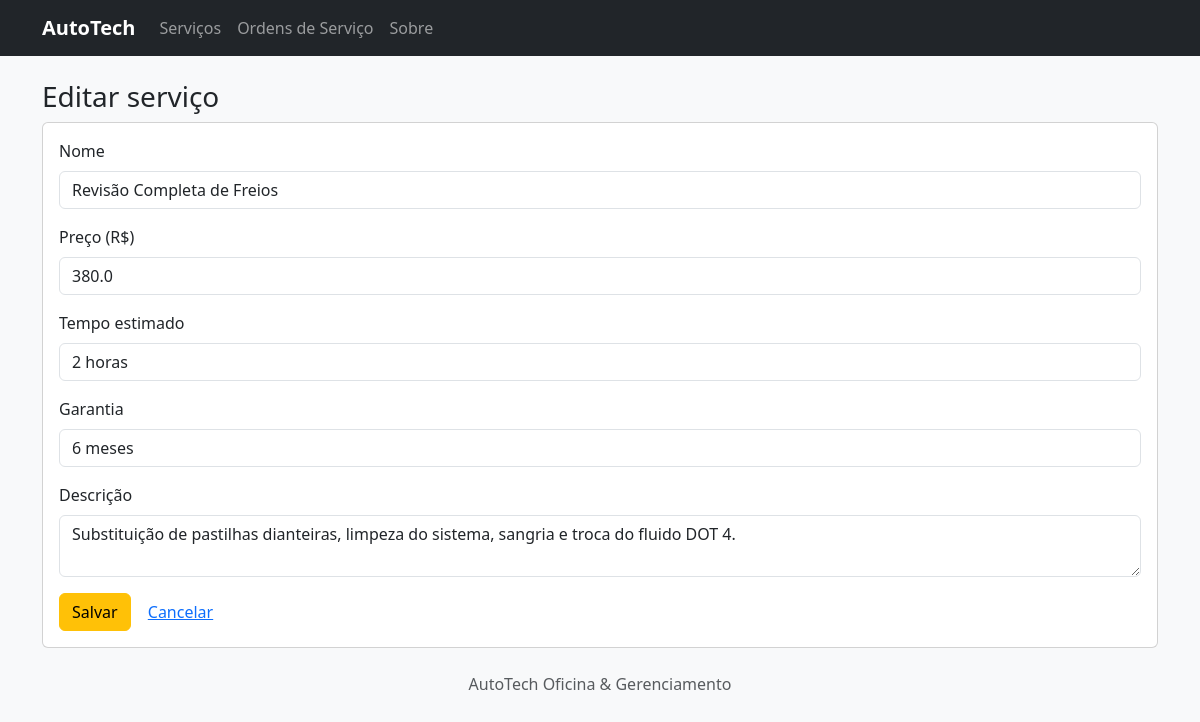
The page /servico/1/editar on the database its author committed.
### tables this page shows
CREATE TABLE servicos (
    id        INTEGER PRIMARY KEY AUTOINCREMENT,
    nome      TEXT NOT NULL UNIQUE,
    preco     REAL NOT NULL,
    tempo     TEXT NOT NULL,
    descricao TEXT NOT NULL,
    garantia  TEXT NOT NULL
);

### app.py (the view, shortened to what this page needs)
@app.route("/servico/<int:id>/editar", methods=["GET", "POST"])
def editar_servico(id):
    servico = db_sql.buscar_servico(id)
    if not servico:
        abort(404)
    return render_template("servico_form.html", servico=servico)

### db_sql.py (called while the page is built)
def get_db():
    if "db" not in g:
        g.db = sqlite3.connect(current_app.config["DATABASE"])
        g.db.row_factory = sqlite3.Row
        g.db.execute("PRAGMA foreign_keys = ON")
    return g.db

def buscar_servico(id):
    return get_db().execute("SELECT * FROM servicos WHERE id = ?", (id,)).fetchone()

### templates/servico_form.html (shortened to what this page needs)
{% extends "base.html" %}
{% block content %}
<h1 class="h3">{{ "Editar serviço" if servico.id else "Novo serviço" }}</h1>
<form method="post" class="card card-body">
    <label class="form-label">Nome</label>
    <input class="form-control mb-3" name="nome" value="{{ servico.nome }}" required>
    <label class="form-label">Preço (R$)</label>
    <input class="form-control mb-3" name="preco" type="number" step="0.01" min="0" value="{{ servico.preco }}" required>
    <label class="form-label">Tempo estimado</label>
    <input class="form-control mb-3" name="tempo" value="{{ servico.tempo }}" required>
    <label class="form-label">Garantia</label>
    <input class="form-control mb-3" name="garantia" value="{{ servico.garantia }}" required>
    <label class="form-label">Descrição</label>
    <textarea class="form-control mb-3" name="descricao" required>{{ servico.descricao }}</textarea>
    <div>
        <button class="btn btn-warning">Salvar</button>
        <a href="{{ url_for('listar_servicos') }}" class="btn btn-link">Cancelar</a>
    </div>
</form>
{% endblock %}

### rows shown on the page
servicos: nome "Revisão Completa de Freios", preco "380.0", tempo "2 horas", garantia "6 meses", descricao "Substituição de pastilhas dianteiras, limpeza do sistema, sangria e troca do fluido DOT 4."

### other values the page prints
{{ "Editar serviço" if servico.id else "Novo serviço" }} "Editar serviço"
